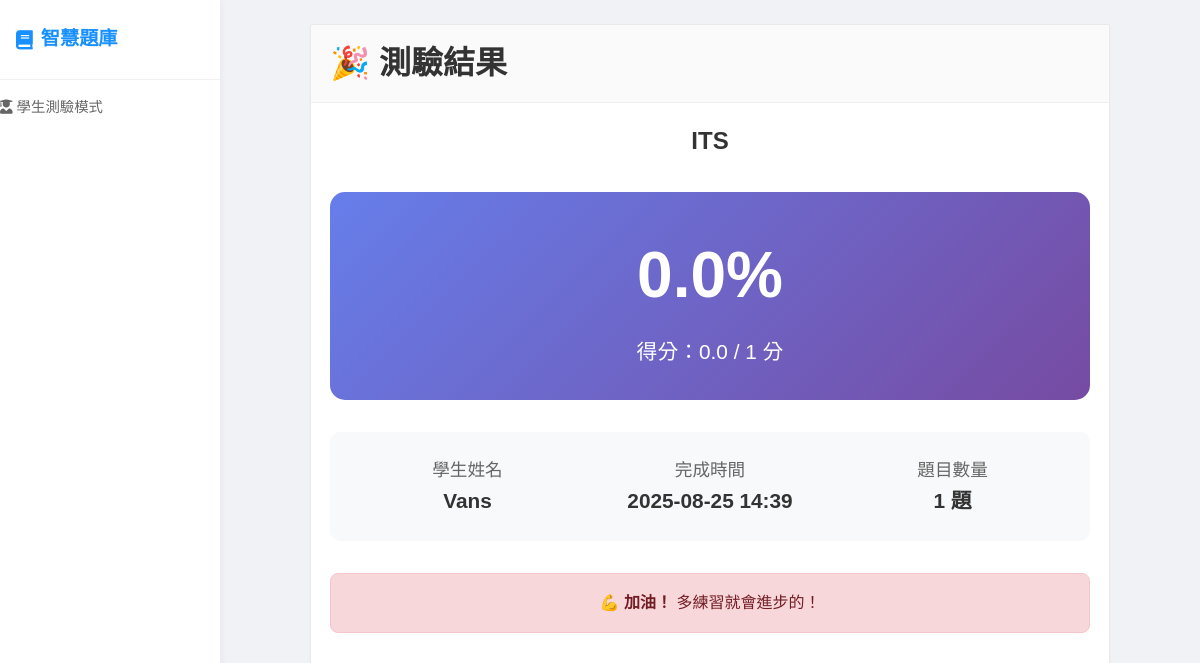
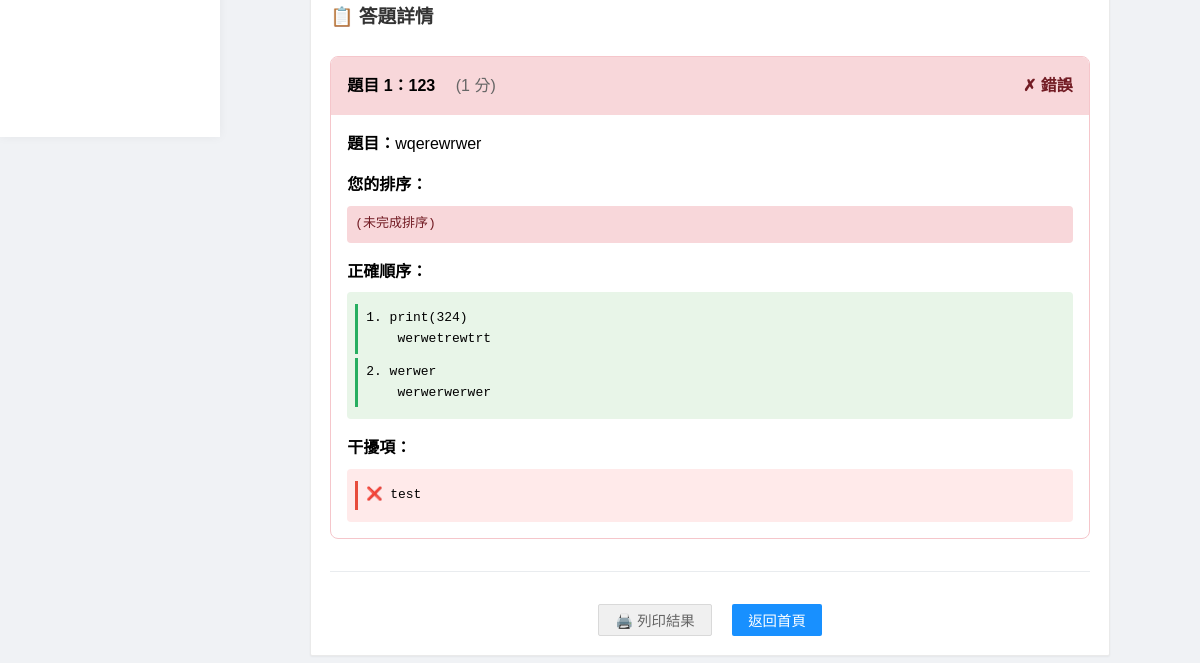
The app's page /result/1, older data (2 pictures, top to bottom).
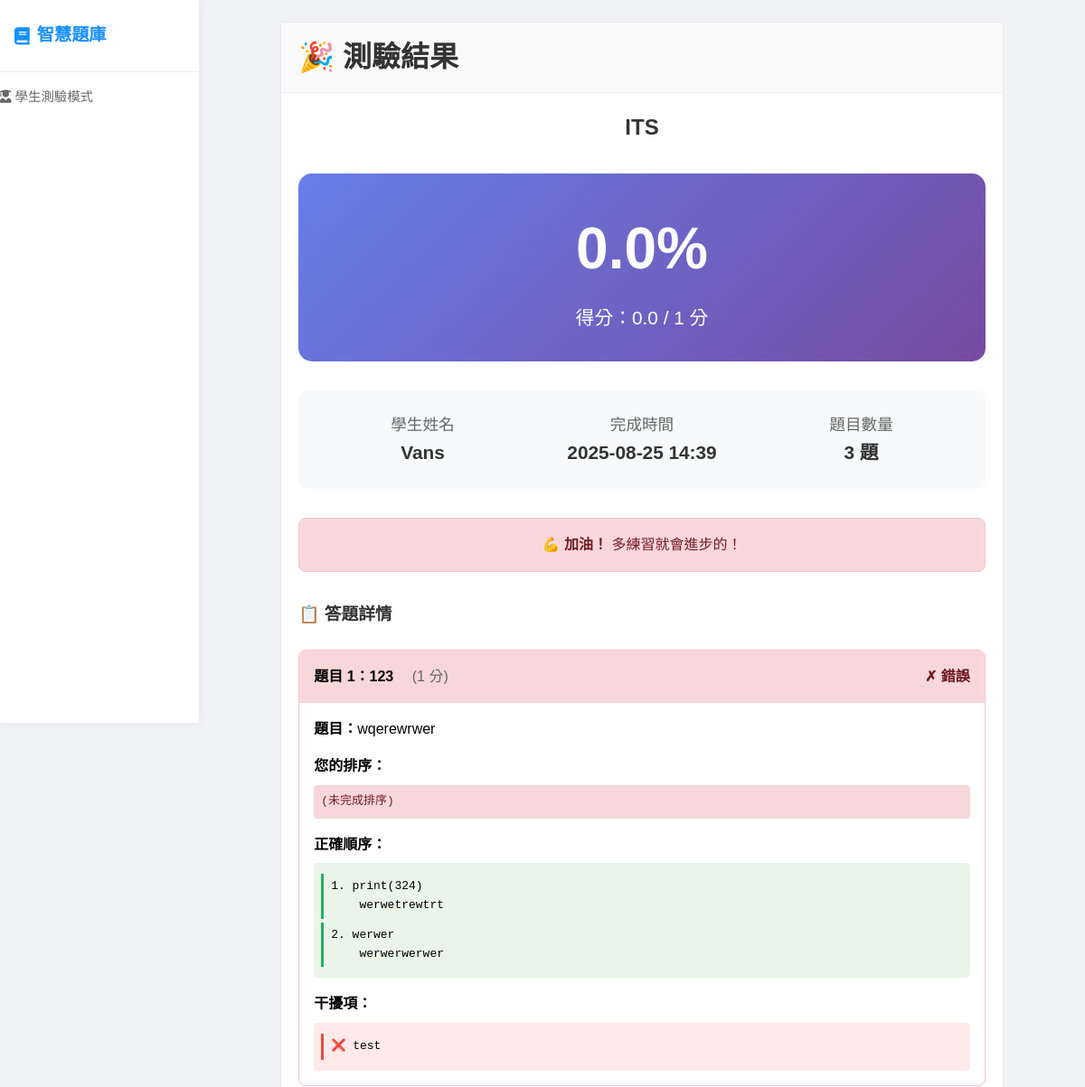
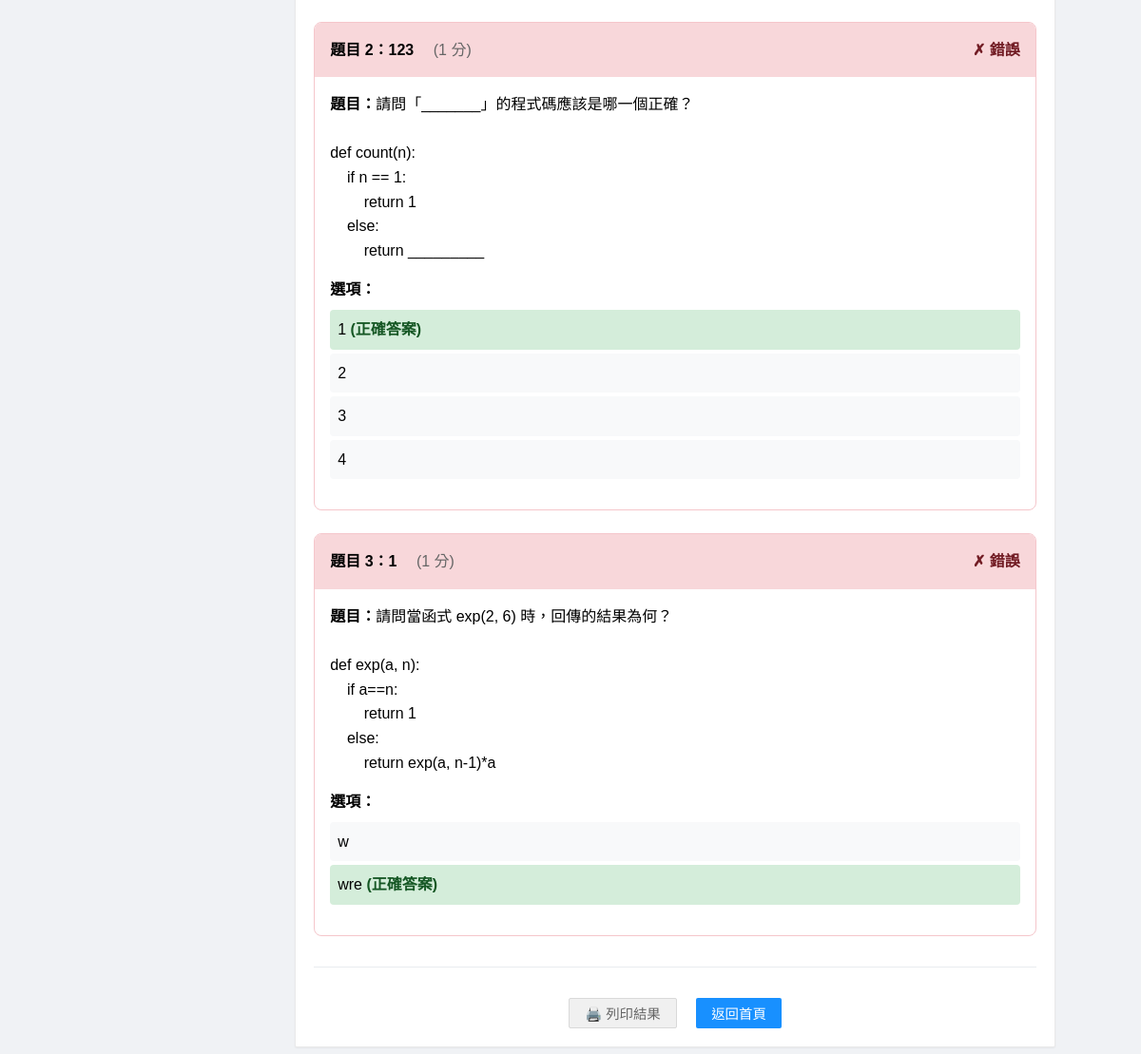
The same page, newer data (2 pictures, top to bottom).
### app.py (models this page shows)
class QuizBank(db.Model):
    id = db.Column(db.Integer, primary_key=True)
    title = db.Column(db.String(200), nullable=False)
    description = db.Column(db.Text)
    access_code = db.Column(db.String(10), unique=True, nullable=False)
    is_active = db.Column(db.Boolean, default=True)
    created_at = db.Column(db.DateTime, default=datetime.utcnow)
    teacher_id = db.Column(db.Integer, db.ForeignKey('user.id'), nullable=False)
    questions = db.relationship('Question', backref='quiz_bank', lazy=True, cascade='all, delete-orphan')
    submissions = db.relationship('Submission', backref='quiz_bank', lazy=True)

class Submission(db.Model):
    id = db.Column(db.Integer, primary_key=True)
    student_name = db.Column(db.String(100), nullable=False)
    student_email = db.Column(db.String(120))
    answers = db.Column(db.Text)  # JSON格式儲存答案
    score = db.Column(db.Float, default=0)
    total_points = db.Column(db.Integer, default=0)
    submitted_at = db.Column(db.DateTime, default=datetime.utcnow)
    quiz_bank_id = db.Column(db.Integer, db.ForeignKey('quiz_bank.id'), nullable=False)

class Question(db.Model):
    id = db.Column(db.Integer, primary_key=True)
    title = db.Column(db.String(200), nullable=False)
    question_text = db.Column(db.Text, nullable=False)
    question_type = db.Column(db.String(50), nullable=False)  # single_choice, multiple_choice, fill_blank, dropdown, parsons
    question_data = db.Column(db.Text)  # JSON格式儲存選項、正確答案等
    points = db.Column(db.Integer, default=1)
    order_index = db.Column(db.Integer, default=0)
    quiz_bank_id = db.Column(db.Integer, db.ForeignKey('quiz_bank.id'), nullable=False)
    created_at = db.Column(db.DateTime, default=datetime.utcnow)

### app.py (the view)
@app.route('/result/<int:submission_id>')
def view_result(submission_id):
    submission = Submission.query.get_or_404(submission_id)
    return render_template('result.html', submission=submission)

### app.py (called while the page is built)
@app.template_filter('from_json')
def from_json_filter(value):
    try:
        return json.loads(value) if value else {}
    except:
        return {}

### templates/result.html (shortened to what this page needs)
{% extends "quiz_base.html" %}
{% block content %}
<div style="max-width: 800px; margin: 0 auto;">
    <div class="card">
        <div class="card-header">
            <h1 style="margin: 0;">🎉 測驗結果</h1>
        </div>
        <div class="card-body">
            <div style="text-align: center; margin-bottom: 2rem;">
                <h2 style="color: #333; margin-bottom: 1rem;">{{ submission.quiz_bank.title }}</h2>
                <div style="background: linear-gradient(135deg, #667eea 0%, #764ba2 100%); color: white; padding: 2rem; border-radius: 15px; margin: 2rem 0;">
                    <div style="font-size: 4rem; font-weight: bold; margin-bottom: 0.5rem;">
                        {{ "%.1f"|format((submission.score / submission.total_points * 100) if submission.total_points > 0 else 0) }}%
                    </div>
                    <div style="font-size: 1.3rem;">
                        得分：{{ submission.score }} / {{ submission.total_points }} 分
                    </div>
                </div>
                <div style="background: #f8f9fa; padding: 1.5rem; border-radius: 10px; margin-bottom: 2rem;">
                    <div style="display: grid; grid-template-columns: repeat(auto-fit, minmax(150px, 1fr)); gap: 1rem; text-align: center;">
                        <div>
                            <div style="font-size: 1.1rem; color: #666;">學生姓名</div>
                            <div style="font-size: 1.3rem; font-weight: bold; color: #333;">{{ submission.student_name }}</div>
                        </div>
                        <div>
                            <div style="font-size: 1.1rem; color: #666;">完成時間</div>
                            <div style="font-size: 1.3rem; font-weight: bold; color: #333;">{{ submission.submitted_at.strftime('%Y-%m-%d %H:%M') }}</div>
                        </div>
                        <div>
                            <div style="font-size: 1.1rem; color: #666;">題目數量</div>
                            <div style="font-size: 1.3rem; font-weight: bold; color: #333;">{{ submission.quiz_bank.questions|length }} 題</div>
                        </div>
                    </div>
                </div>
                {% set percentage = (submission.score / submission.total_points * 100) if submission.total_points > 0 else 0 %}
                {% if percentage >= 80 %}
                <div style="background: #d4edda; border: 1px solid #c3e6cb; color: #155724; padding: 1rem; border-radius: 8px; margin-bottom: 1rem;">
                    <strong>🎉 優秀！</strong> 您的表現非常出色！
                </div>
                {% elif percentage >= 60 %}
                <div style="background: #fff3cd; border: 1px solid #ffeaa7; color: #856404; padding: 1rem; border-radius: 8px; margin-bottom: 1rem;">
                    <strong>👍 良好！</strong> 繼續努力，您會做得更好！
                </div>
                {% else %}
                <div style="background: #f8d7da; border: 1px solid #f5c6cb; color: #721c24; padding: 1rem; border-radius: 8px; margin-bottom: 1rem;">
                    <strong>💪 加油！</strong> 多練習就會進步的！
                </div>
                {% endif %}
            </div>
            <div style="margin-top: 2rem;">
                <h3 style="margin-bottom: 1.5rem; color: #333;">📋 答題詳情</h3>
                {% set student_answers = submission.answers | from_json %}
                {% for question in submission.quiz_bank.questions %}
                {% set question_data = question.question_data | from_json %}
                {% set user_answer = student_answers.get(question.id|string) %}
                {% set is_correct = false %}
                {% if question.question_type in ['single_choice', 'dropdown'] %}
                    {% set is_correct = (user_answer == question_data.get('correct_answer')) %}
                {% elif question.question_type == 'multiple_choice' %}
                    {% set correct_answers = question_data.get('correct_answers', []) %}
                    {% set user_answers_set = user_answer if user_answer is iterable and user_answer is not string else [] %}
                    {% set is_correct = (user_answers_set|sort == correct_answers|sort) %}
                {% elif question.question_type == 'fill_blank' %}
                    {% set correct_answer = question_data.get('correct_answer', '').lower().strip() %}
                    {% set user_answer_clean = (user_answer or '').lower().strip() %}
                    {% set is_correct = (user_answer_clean == correct_answer) %}
                {% elif question.question_type == 'parsons' %}
                    {% set correct_order = question_data.get('correct_order', []) %}
                    {% set user_order = user_answer if user_answer is iterable and user_answer is not string else [] %}
                    {% set is_correct = (user_order == correct_order) %}
                {% endif %}
                <div class="question-result" style="border: 1px solid {{ '#c3e6cb' if is_correct else '#f5c6cb' }}; border-radius: 8px; margin-bottom: 1.5rem; overflow: hidden;">
                    <div style="background: {{ '#d4edda' if is_correct else '#f8d7da' }}; padding: 1rem; display: flex; justify-content: space-between; align-items: center;">
                        <div>
                            <strong>題目 {{ loop.index }}：{{ question.title }}</strong>
                            <span style="margin-left: 1rem; color: #666;">({{ question.points }} 分)</span>
                        </div>
                        <div style="font-weight: bold; color: {{ '#155724' if is_correct else '#721c24' }};">
                            {{ '✓ 正確' if is_correct else '✗ 錯誤' }}
                        </div>
                    </div>
                    <div style="padding: 1rem;">
                        <div style="margin-bottom: 1rem;">
                            <strong>題目：</strong><span style="white-space: pre-wrap;">{{ question.question_text | trim }}</span>
                        </div>
                        {% if question.question_type in ['single_choice', 'multiple_choice'] %}
                        <div style="margin-bottom: 1rem;">
                            <strong>選項：</strong>
                            <div style="margin-top: 0.5rem;">
                                {% for option in question_data.options %}
                                {% set is_user_choice = (option == user_answer) or (user_answer and option in user_answer) %}
                                {% set is_correct_option = (option == question_data.get('correct_answer')) or (option in question_data.get('correct_answers', [])) %}
                                <div style="padding: 0.5rem; margin: 0.25rem 0; border-radius: 4px;
                                     background: {% if is_correct_option %}#d4edda{% elif is_user_choice %}#f8d7da{% else %}#f8f9fa{% endif %};">
                                    {{ option }}
                                    {% if is_correct_option %}
                                    <span style="color: #155724; font-weight: bold;"> (正確答案)</span>
                                    {% endif %}
                                </div>
                                {% endfor %}
                            </div>
                        </div>
                        {% elif question.question_type == 'parsons' %}
                        <div style="margin-bottom: 1rem;">
                            <strong>您的排序：</strong>
                            <div style="font-family: monospace; background: {{ '#d4edda' if is_correct else '#f8d7da' }}; padding: 0.5rem; border-radius: 4px; margin-top: 0.5rem;">
                                {% if user_answer %}
                                    {% for block in user_answer %}
                                    <div style="padding: 0.25rem 0; border-left: 3px solid {{ '#27ae60' if is_correct else '#e74c3c' }}; padding-left: 0.5rem; margin: 0.25rem 0; white-space: pre-wrap; font-family: monospace;">
                                        {{ loop.index }}. {{ block }}
                                        {% if block in question_data.get('correct_order', []) %}
                                            {% if question_data.get('correct_order', []).index(block) == loop.index - 1 %}
                                            <span style="color: #27ae60; margin-left: 1rem;">✓ 位置正確</span>
                                            {% else %}
                                            <span style="color: #f39c12; margin-left: 1rem;">⚠ 位置錯誤</span>
                                            {% endif %}
                                        {% else %}
                                            <span style="color: #e74c3c; margin-left: 1rem;">✗ 這是干擾項</span>
                                        {% endif %}
                                    </div>
                                    {% endfor %}
                                {% else %}
                                    <div style="color: #721c24;">(未完成排序)</div>
                                {% endif %}
                            </div>
                        </div>
                        <div>
                            <strong>正確順序：</strong>
                            <div style="font-family: monospace; background: #e8f5e8; padding: 0.5rem; border-radius: 4px; margin-top: 0.5rem;">
                                {% for block in question_data.get('correct_order', []) %}
                                <div style="padding: 0.25rem 0; border-left: 3px solid #27ae60; padding-left: 0.5rem; margin: 0.25rem 0; white-space: pre-wrap; font-family: monospace;">{{ loop.index }}. {{ block }}</div>
                                {% endfor %}
                            </div>
                        </div>
                        {% if question_data.get('distractor_blocks') %}
                        <div style="margin-top: 1rem;">
                            <strong>干擾項：</strong>
                            <div style="font-family: monospace; background: #ffeaea; padding: 0.5rem; border-radius: 4px; margin-top: 0.5rem;">
                                {% for block in question_data.get('distractor_blocks', []) %}
                                <div style="padding: 0.25rem 0; border-left: 3px solid #e74c3c; padding-left: 0.5rem; margin: 0.25rem 0;">❌ {{ block }}</div>
                                {% endfor %}
                            </div>
                        </div>
                        {% endif %}
                        {% endif %}
                    </div>
                </div>
                {% endfor %}
            </div>
            <div style="text-align: center; margin-top: 2rem; padding-top: 2rem; border-top: 1px solid #e9ecef;">
                <button onclick="window.print()" class="btn btn-secondary" style="margin-right: 1rem;">🖨️ 列印結果</button>
                <button onclick="location.href='/'" class="btn">返回首頁</button>
            </div>
        </div>
    </div>
</div>
{% endblock %}

### templates/quiz_base.html (shortened to what this page needs)
<!DOCTYPE html>
<html lang="zh-TW">
<head>
    <link rel="stylesheet" href="{{ url_for('static', filename='css/style.css') }}">
    <link rel="stylesheet" href="https://cdnjs.cloudflare.com/ajax/libs/font-awesome/5.15.4/css/all.min.css">
</head>
<body>
    <div class="container">
        <nav class="navbar">
            <h1><i class="fas fa-book"></i> 智慧題庫</h1>
            <div class="nav-links">
                <span style="color: #666; font-size: 0.9rem;">
                    <i class="fas fa-user-graduate"></i> 學生測驗模式
                </span>
            </div>
        </nav>
        <div class="content">
            {% block content %}{% endblock %}
        </div>
    </div>
</body>
</html>

### static/css/style.css (style rules this page uses)
* { margin: 0; padding: 0; box-sizing: border-box; }
body { font-family: 'Microsoft JhengHei', Arial, sans-serif; line-height: 1.6; background: #f0f2f5; min-height: 100vh; }
.container { display: flex; min-height: 100vh; }
.navbar { width: 220px; background: #fff; color: #333; box-shadow: 0 0 10px rgba(0,0,0,0.05); display: flex; flex-direction: column; padding: 0; position: fixed; height: 100vh; z-index: 100; }
.navbar h1 { font-size: 1.2rem; font-weight: bold; padding: 1.5rem 1rem; color: #1890ff; border-bottom: 1px solid #f0f0f0; margin: 0; display: flex; align-items: center; gap: 8px; }
.navbar .nav-links { display: flex; flex-direction: column; padding: 1rem 0; }
.content { flex: 1; padding: 1.5rem 2rem; margin-left: 220px; background: #f0f2f5; }
.btn { display: inline-flex; align-items: center; justify-content: center; padding: 0.5rem 1rem; background: #1890ff; color: white; text-decoration: none; border: none; border-radius: 2px; cursor: pointer; font-size: 0.9rem; font-weight: 500; transition: all 0.2s; height: 32px; gap: 5px; }
.btn-secondary { background: #f0f0f0; color: #666; border: 1px solid #d9d9d9; }
.card { background: white; border-radius: 2px; box-shadow: 0 1px 2px rgba(0,0,0,0.05); margin-bottom: 1rem; overflow: hidden; transition: all 0.3s; border: 1px solid #eaeaea; }
.card-header { background: #fafafa; color: #333; padding: 0.8rem 1.2rem; font-weight: 500; border-bottom: 1px solid #f0f0f0; display: flex; justify-content: space-between; align-items: center; }
.card-body { padding: 1.2rem; }

Row changes from the older to the newer data that the page shows:
added Question: title "123", points "1", value "✗ 錯誤", question_text "請問「_______」的程式碼應該是哪一個正確？ def count(n): if n == 1: return 1 else: return _________", options "1" "2" "3" "4"
added Question: title "1", points "1", value "✗ 錯誤", question_text "請問當函式 exp(2, 6) 時，回傳的結果為何？ def exp(a, n): if a==n: return 1 else: return exp(a, n-1)*a", options "w" "wre"
Text that changed along with them:
{{ submission.quiz_bank.questions|length }}: "1" → "3"
